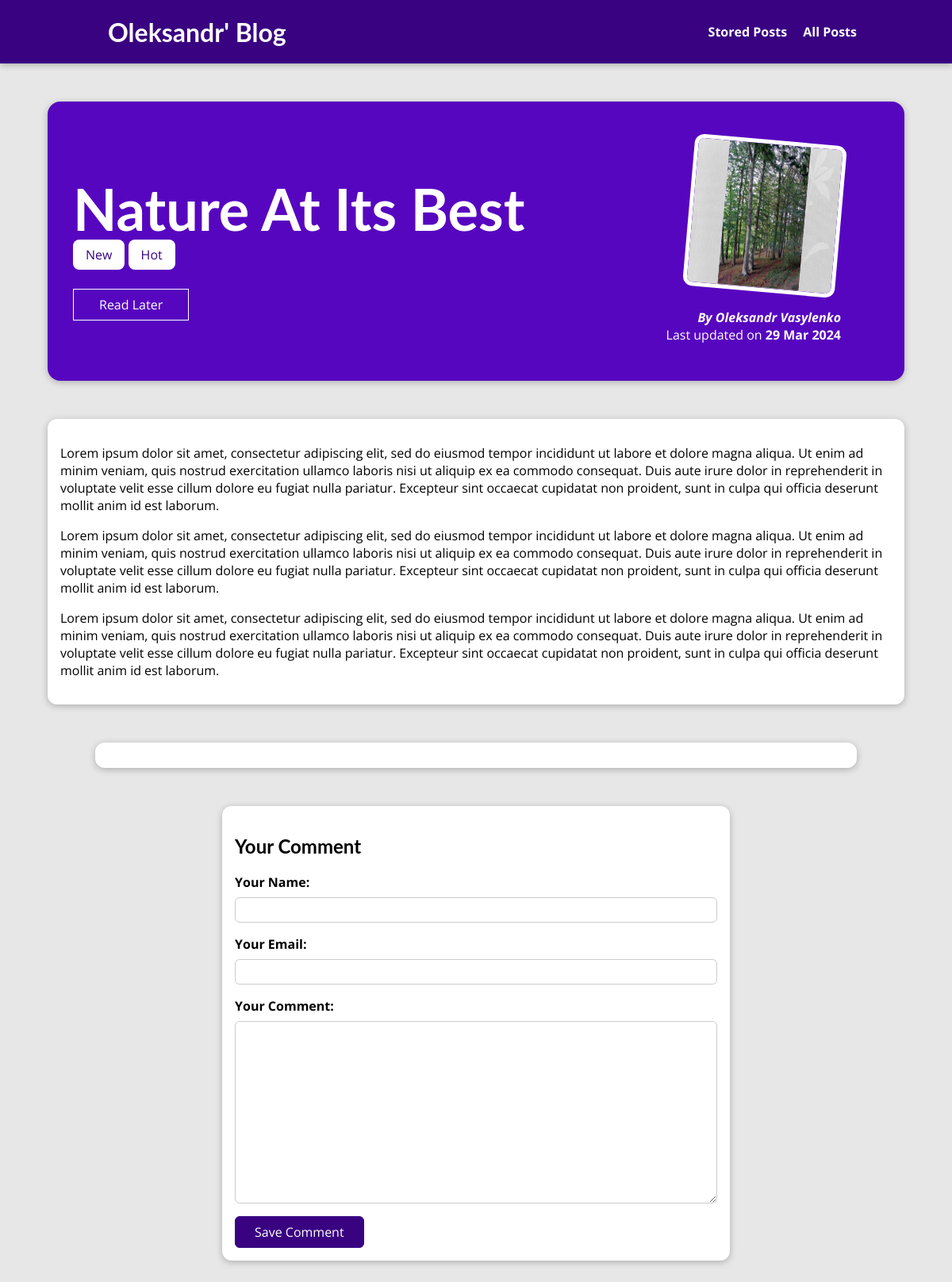
The page /posts/nature-at-its-best on the database its author committed.
### blog/models.py (models this page shows, shortened)
class Post(models.Model):
    title = models.CharField(max_length=150)
    excerpt = models.CharField(max_length=200)
    image = models.ImageField(upload_to="posts", null=True)
    date = models.DateField(auto_now=True)
    slug = models.SlugField(db_index=True, unique=True)
    content = models.TextField(validators=[MinLengthValidator(10)])
    author = models.ForeignKey(
        Author, on_delete=models.SET_NULL, related_name="posts", null=True)
    tags = models.ManyToManyField(Tag)

class Tag(models.Model):
    caption = models.CharField(max_length=20)

class Author(models.Model):
    first_name = models.CharField(max_length=100)
    last_name = models.CharField(max_length=100)
    email_address = models.EmailField()
    def full_name(self):
        return f"{self.first_name} {self.last_name}"
    def __str__(self):
        return self.full_name()

### blog/views.py (the view, shortened to what this page needs)
# urls.py: path("posts/<slug:slug>", views.SinglePostView.as_view(),
class SinglePostView(View):
    def is_stored_post(self, request, post_id):
        stored_posts = request.session.get("stored_posts")
        if stored_posts is not None:
            is_saved_for_later = post_id in stored_posts
        else:
            is_saved_for_later = False
        return is_saved_for_later
    def get(self, request, slug):
        post = Post.objects.get(slug=slug)
        context = {
            "post": post,
            "post_tags": post.tags.all(),
            "comment_form": CommentForm(),
            "comments": post.comments.all().order_by("-id"),
            "saved_for_later": self.is_stored_post(request, post.id)
        }
        return render(request, "blog/post-detail.html", context)

### blog/forms.py
class CommentForm(forms.ModelForm):
    class Meta:
        model = Comment
        exclude = ["post"]
        labels = {
            "user_name": "Your Name",
            "user_email": "Your Email",
            "text": "Your Comment"
        }

### blog/templates/blog/post-detail.html (shortened to what this page needs)
{% extends "base.html" %}
{% load static %}
{% block css_files %}
    <link rel="stylesheet" href="{% static "blog/post-detail.css" %}">
{% endblock %}
{% block content %}
    <section id ="summary">
        <h2>{{ post.title }}</h2>
        <div>
            {% for tag in post_tags %}
                <span class="tag">{{ tag.caption }}</span>
            {% endfor %}
        </div>
        <div id="read-later">
            <form action="{% url "read-later" %}" method="POST">
                <button>
                    {% if saved_for_later %}
                        Remove from "Read Later" List
                    {% else %}
                        Read Later
                    {% endif %}
                </button>
            </form>
        <article>
            <img src="{{ post.image.url }}" alt="Post Title" />
            <address>By <a href="mailto:{{ post.author.email_address }}">{{ post.author }}</a></address>
            <div>
                Last updated on <time>{{ post.date|date:"d M Y" }}</time>
            </div>
        </article>
    </section>
    <main>
        {{ post.content|linebreaks }}
    </main>
    <section id="comments">
    </section>
    <section id="comment-form">
        <h2>Your Comment</h2>
        <form action="{% url "post-detail-page" post.slug %}" method="POST">
            {% for form_field in comment_form %}
                <div class="form-control {% if form_field.errors %}invalid{% endif %}">
                    {{ form_field.label_tag }}
                    {{ form_field }}
                </div>
            {% endfor %}
            <button>Save Comment</button>
        </form>
    </section>
{% endblock %}

### staticfiles/app.css (style rules this page uses)
* { box-sizing: border-box; }
html { font-family: 'Open Sans', 'Lato', sans-serif; }
body { margin: 0; }
h1, h2, h3 { font-family: 'Lato', sans-serif; font-weight: bold; }

### blog/static/blog/post-detail.css (style rules this page uses)
body { background-color: #e7e7e7; }
#summary { margin: 8rem auto 3rem auto; padding: 2rem; width: 90%; max-width: 90rem; border-radius: 16px; background-color: #5706c0; position: relative; box-shadow: 0 2px 8px rgba(0, 0, 0, 0.25); height: 22rem; }
#summary h2 { color: white; font-size: 4.5rem; margin-bottom: 0.25rem; }
#summary article { position: absolute; top: 2rem; right: 3rem; padding: 1rem 2rem; border-radius: 12px; text-align: right; color: white; }
#summary article img { width: 12rem; height: 12rem; border-radius: 12px; transform: rotateZ(5deg); border: 5px solid white; margin-bottom: 1rem; }
#summary address { font-weight: bold; }
#summary a { color: white; text-decoration: none; }
#summary time { font-weight: bold; }
#read-later { margin: 2rem 0; }
#read-later button { background-color: transparent; border: 1px solid white; padding: 0.5rem 2rem; font: inherit; color: white; cursor: pointer; }
main { width: 90%; max-width: 90rem; margin: 3rem auto; background-color: white; padding: 1rem; border-radius: 12px; box-shadow: 0 2px 8px rgba(0, 0, 0, 0.25); }
.tag { background-color: white; color: #390281; padding: 0.5rem 1rem; border-radius: 8px; }
#comment-form { margin: 3rem auto; width: 90%; max-width: 40rem; border-radius: 12px; background-color: white; box-shadow: 0 2px 8px rgba(0, 0, 0, 0.25); padding: 1rem; }
#comment-form button { font: inherit; background-color: #390281; color: white; border: 1px solid #390281; padding: 0.5rem 1.5rem; border-radius: 6px; cursor: pointer; }
.form-control { margin-bottom: 1rem; }
.form-control input, .form-control textarea { font: inherit; padding: 0.25rem; border-radius: 6px; display: block; width: 100%; border: 1px solid #ccc; }
.form-control label { font-weight: bold; display: block; margin-bottom: 0.5rem; }
#comments { margin: 3rem auto; width: 90%; max-width: 60rem; border-radius: 12px; background-color: white; box-shadow: 0 2px 8px rgba(0, 0, 0, 0.25); padding: 1rem 2rem; }

### rows shown on the page
Post: title "Nature At Its Best", image (picture), author "Oleksandr Vasylenko", date "29 Mar 2024", content "Lorem ipsum dolor sit amet, consectetur adipiscing elit, sed do eiusmod tempor incididunt ut labore et dolore magna aliqua. Ut enim ad minim veniam, quis nostrud exercitation ullamco laboris nisi ut aliquip ex ea commodo consequat. Duis aute irure dolor in reprehenderit in voluptate velit esse cillum dolore eu fugiat nulla pariatur. Excepteur sint occaecat cupidatat non proident, sunt in culpa qui officia deserunt mollit anim id est laborum. Lorem ipsum dolor sit amet, consectetur adipiscing elit, sed do eiusmod tempor incididunt ut labore et dolore magna aliqua. Ut enim ad minim veniam, quis nostrud exercitation ullamco laboris nisi ut aliquip ex ea commodo consequat. Duis aute irure dolor…"
Tag: caption "New"
Tag: caption "Hot"
